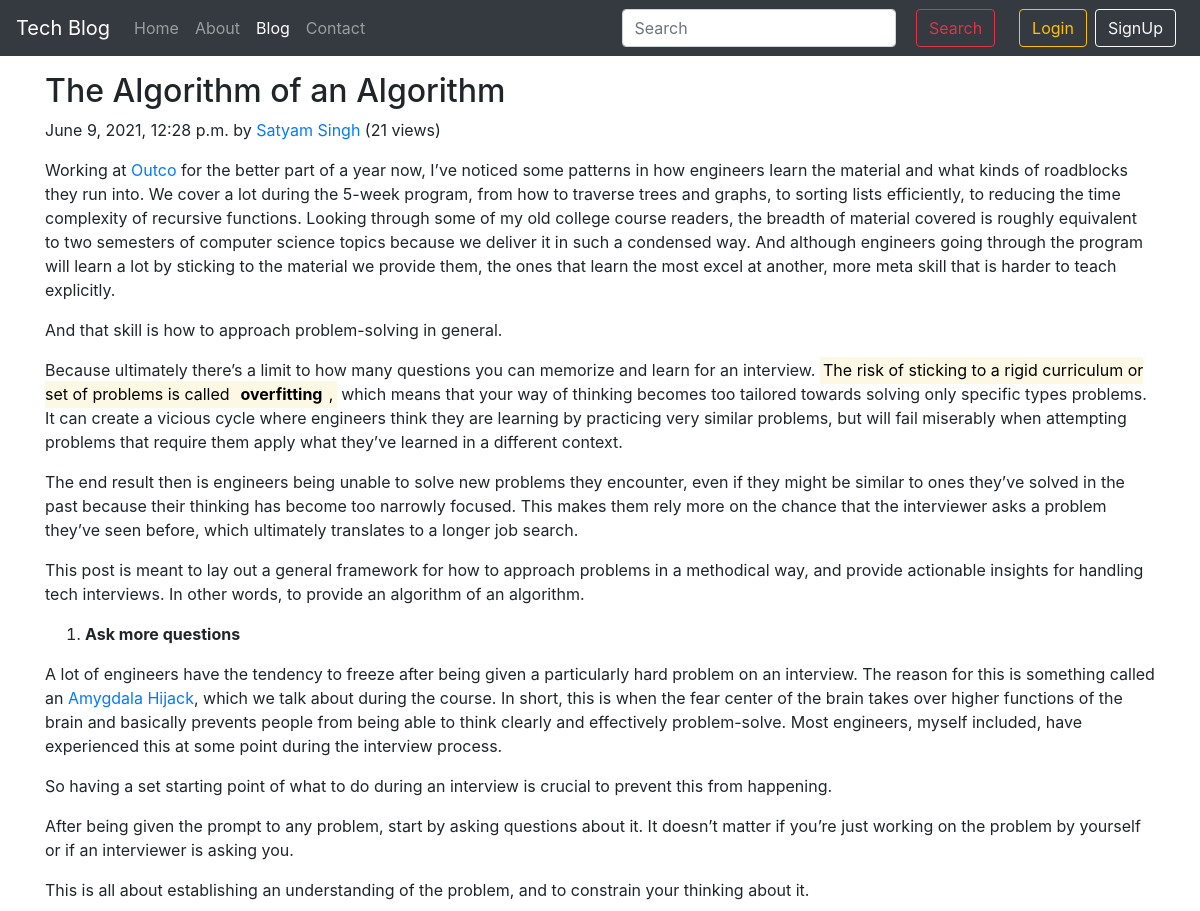
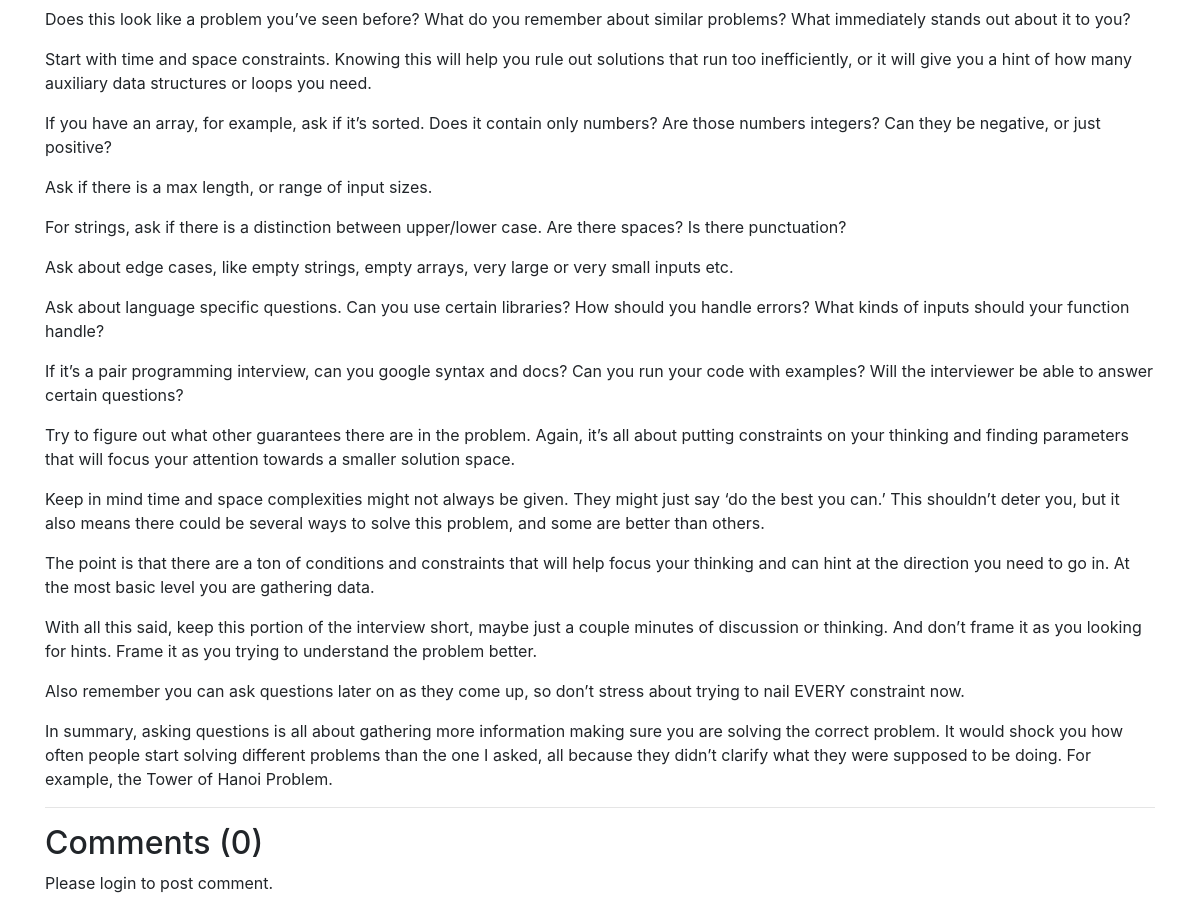
Screenshot of /blog/the-algorithm-of-an-algorithm with the database file from the repository (2 pictures, top to bottom).
### blog/models.py (models this page shows, shortened)
class Post(models.Model):
    sno = models.AutoField(primary_key=True)
    title = models.CharField(max_length=255)
    content = models.TextField()
    noOfViews = models.IntegerField(default=0)
    author = models.CharField(max_length=13)
    slug = models.CharField(max_length=130, default="")
    timeStamp = models.DateTimeField(blank=True)

### blog/views.py (the view)
# urls.py: path("<str:slug>", views.blogPost, name="blogPost"),
def blogPost(request, slug):
    post = Post.objects.filter(slug=slug).first()
    post.noOfViews += 1
    post.save()
    comments = BlogComment.objects.filter(post=post, parent=None)
    replies = BlogComment.objects.filter(post=post).exclude(parent=None)
    replyDict = {}
    for reply in replies:
        if reply.parent.sno not in replyDict.keys():
            replyDict[reply.parent.sno] = [reply]  # creating a list
        else:
            replyDict[reply.parent.sno].append(reply)  # appending to the list
    context = {"post": post, "comments": comments, "user": request.user, "replyDict": replyDict}
    return render(request, "blog/blogPost.html", context)

### templates/blog/blogPost.html (shortened to what this page needs)
{% extends 'base.html' %}
{% block blogactive %} active {% endblock blogactive %}
{% block body %}
{% load humanize %}
{% load extras %}
<div class="container my-3">
    <h2 class="blog-post-title">{{post.title}}</h2>
    <p class="blog-post-meta">{{post.timeStamp}} by <a href="/about">{{post.author}}</a>
    <span>({{ post.noOfViews }} views)</span>
    </p>
    <p>{{post.content | safe}}</p>
    <hr>
</div>
<div class="container">
    <h2>Comments ({{ comments.count }})</h2>
    <div class="my-2">
        {% if user.is_authenticated %}
        <form action="/blog/postComment" method="POST"> {% csrf_token %}
            <div class="form-group">
                <label for="comment">Post Your Comment Here</label>
                <input type="text" class="form-control" name="comment" id="comment" placeholder="Enter comment here">
                <input type="hidden" name="parentSno" value="">
            </div>
            <input type="hidden" name="postSno" value="{{post.sno}}">
            <button type="submit" class="btn btn-primary">Submit</button>
        </form>
        {% else %}
        <p>Please login to post comment.</p>
        {% endif %}
    </div>
</div>
{% endblock body %}

### rows the page displays
Post: title "The Algorithm of an Algorithm", timeStamp "June 9, 2021, 12:28 p.m.", author "Satyam Singh", noOfViews "21", content "Working at Outco for the better part of a year now, I’ve noticed some patterns in how engineers learn the material and what kinds of roadblocks they run into. We cover a lot during the 5-week program, from how to traverse trees and graphs, to sorting lists efficiently, to reducing the time complexity of recursive functions. Looking through some of my old college course readers, the breadth of material covered is roughly equivalent to two semesters of computer science topics because we deliver it in such a condensed way. And although engineers going through the program will learn a lot by sticking to the material we provide them, the ones that learn the most excel at another, more meta skill…"

### other values shown
{{ comments.count }} "0"
